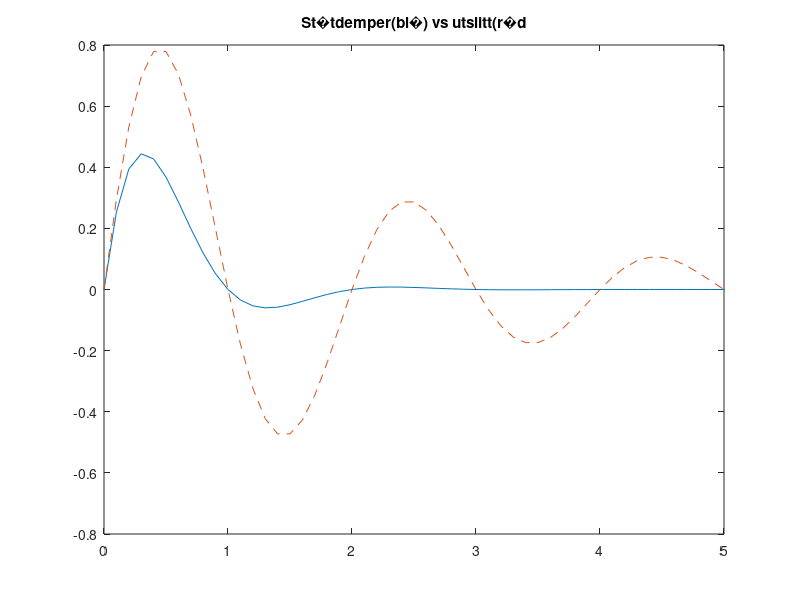

Recreate this plot in MATLAB.
% Start variabler
f = 0.5;
dt = 0:0.1:10;

% St�tdemper bil
a = sin(2*pi*f*dt) .* exp(-dt*2);

% Utslitt st�tdemper bil
au = sin(2*pi*f*dt) .* exp(-dt*0.5);
plot(dt, a, dt, au, '--');
title("St�tdemper(bl�) vs utslitt(r�d");
xlim([0 5]);
